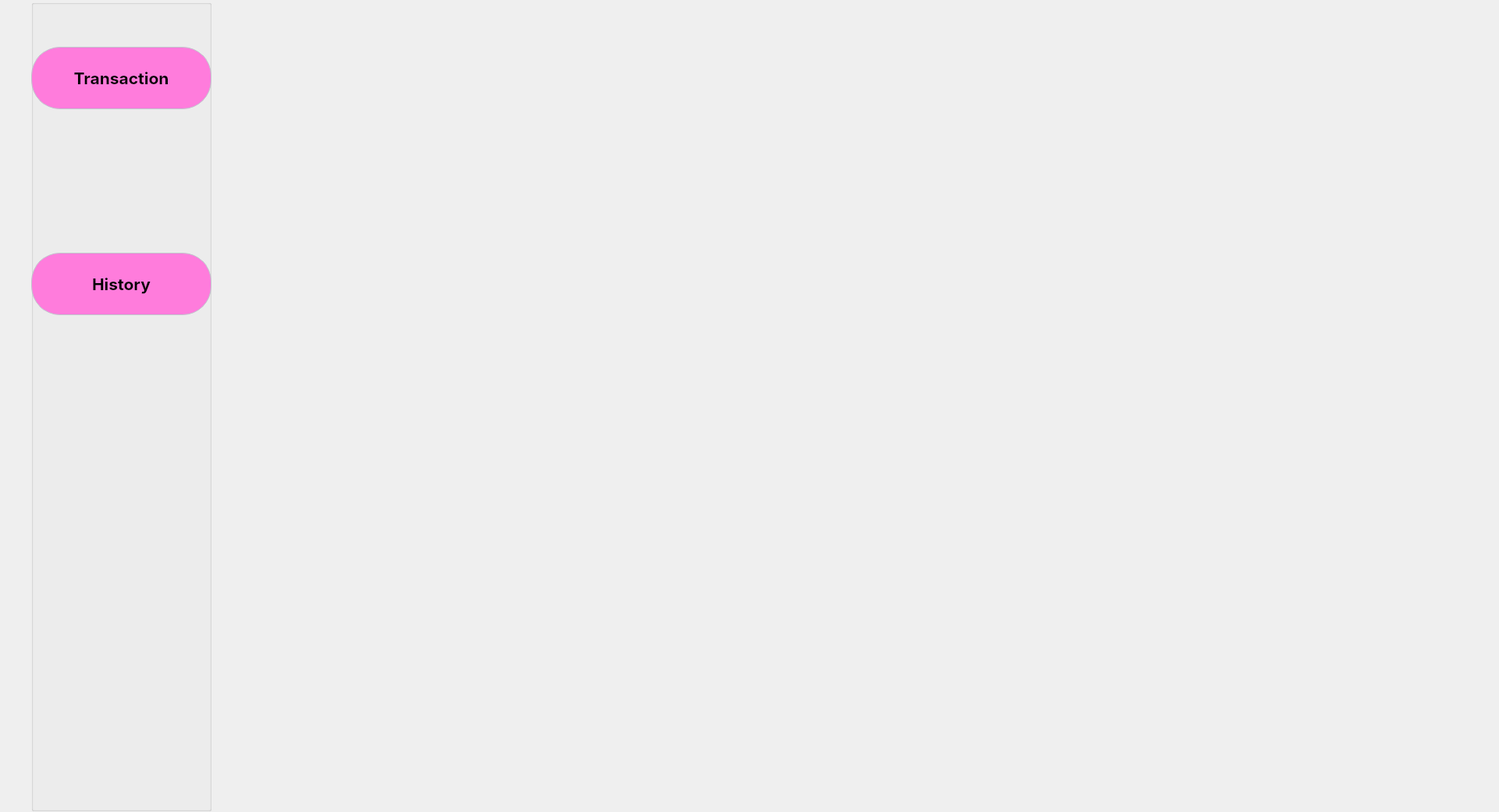
<?xml version="1.0" encoding="UTF-8"?>
<ui version="4.0">
 <class>w_cashier</class>
 <widget class="QWidget" name="w_cashier">
  <property name="geometry">
   <rect>
    <x>0</x>
    <y>0</y>
    <width>1921</width>
    <height>1041</height>
   </rect>
  </property>
  <property name="windowTitle">
   <string>Form</string>
  </property>
  <property name="windowIcon">
   <iconset>
    <normaloff>:/Main/MINI-GRO.png</normaloff>:/Main/MINI-GRO.png</iconset>
  </property>
  <widget class="QGroupBox" name="gb_sidebar">
   <property name="geometry">
    <rect>
     <x>40</x>
     <y>0</y>
     <width>231</width>
     <height>1040</height>
    </rect>
   </property>
   <property name="minimumSize">
    <size>
     <width>0</width>
     <height>1040</height>
    </size>
   </property>
   <property name="styleSheet">
    <string notr="true">QPushButton {
	background: #ff7cdc;
	border: 1px solid #c0c4cc;
	border-radius: 37px;
}</string>
   </property>
   <property name="title">
    <string/>
   </property>
   <widget class="QWidget" name="layoutWidget">
    <property name="geometry">
     <rect>
      <x>0</x>
      <y>0</y>
      <width>231</width>
      <height>581</height>
     </rect>
    </property>
    <layout class="QVBoxLayout" name="verticalLayout">
     <item>
      <widget class="QLabel" name="Logo">
       <property name="maximumSize">
        <size>
         <width>229</width>
         <height>137</height>
        </size>
       </property>
       <property name="text">
        <string/>
       </property>
       <property name="pixmap">
        <pixmap>../src/frontend/__image/logo_u1.png</pixmap>
       </property>
       <property name="scaledContents">
        <bool>true</bool>
       </property>
      </widget>
     </item>
     <item>
      <spacer name="verticalSpacer">
       <property name="orientation">
        <enum>Qt::Vertical</enum>
       </property>
       <property name="sizeType">
        <enum>QSizePolicy::Minimum</enum>
       </property>
       <property name="sizeHint" stdset="0">
        <size>
         <width>5</width>
         <height>40</height>
        </size>
       </property>
      </spacer>
     </item>
     <item>
      <widget class="QPushButton" name="pb_dashboard">
       <property name="minimumSize">
        <size>
         <width>220</width>
         <height>80</height>
        </size>
       </property>
       <property name="maximumSize">
        <size>
         <width>16777215</width>
         <height>80</height>
        </size>
       </property>
       <property name="font">
        <font>
         <family>Inter</family>
         <pointsize>16</pointsize>
         <bold>true</bold>
        </font>
       </property>
       <property name="text">
        <string>Transaction</string>
       </property>
       <property name="icon">
        <iconset>
         <normaloff>../src/frontend/__image/sales_elements/shopping-cart.svg</normaloff>../src/frontend/__image/sales_elements/shopping-cart.svg</iconset>
       </property>
       <property name="iconSize">
        <size>
         <width>32</width>
         <height>32</height>
        </size>
       </property>
       <property name="autoDefault">
        <bool>false</bool>
       </property>
      </widget>
     </item>
     <item>
      <spacer name="verticalSpacer_2">
       <property name="orientation">
        <enum>Qt::Vertical</enum>
       </property>
       <property name="sizeHint" stdset="0">
        <size>
         <width>20</width>
         <height>10</height>
        </size>
       </property>
      </spacer>
     </item>
     <item>
      <widget class="QPushButton" name="pb_history">
       <property name="minimumSize">
        <size>
         <width>80</width>
         <height>80</height>
        </size>
       </property>
       <property name="maximumSize">
        <size>
         <width>16777215</width>
         <height>80</height>
        </size>
       </property>
       <property name="font">
        <font>
         <family>Inter</family>
         <pointsize>16</pointsize>
         <bold>true</bold>
        </font>
       </property>
       <property name="text">
        <string>History</string>
       </property>
       <property name="icon">
        <iconset>
         <normaloff>../src/frontend/__image/sales_elements/time-past.svg</normaloff>../src/frontend/__image/sales_elements/time-past.svg</iconset>
       </property>
       <property name="iconSize">
        <size>
         <width>32</width>
         <height>32</height>
        </size>
       </property>
      </widget>
     </item>
     <item>
      <spacer name="verticalSpacer_3">
       <property name="orientation">
        <enum>Qt::Vertical</enum>
       </property>
       <property name="sizeHint" stdset="0">
        <size>
         <width>20</width>
         <height>40</height>
        </size>
       </property>
      </spacer>
     </item>
    </layout>
   </widget>
   <widget class="QWidget" name="userPlaceholder" native="true">
    <property name="geometry">
     <rect>
      <x>10</x>
      <y>670</y>
      <width>221</width>
      <height>311</height>
     </rect>
    </property>
   </widget>
  </widget>
  <widget class="QStackedWidget" name="sw_sales">
   <property name="geometry">
    <rect>
     <x>290</x>
     <y>0</y>
     <width>1600</width>
     <height>1040</height>
    </rect>
   </property>
   <property name="currentIndex">
    <number>-1</number>
   </property>
  </widget>
 </widget>
 <resources/>
 <connections/>
</ui>
